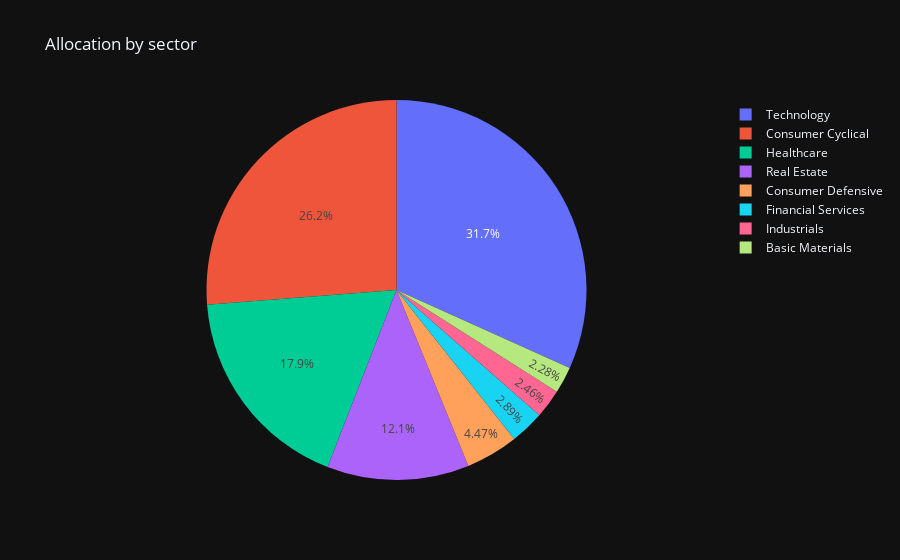

Here is the notebook cell this chart was saved with:
### Markdown cell above
## Allocation by sector

### Code cell
pieChart = px.pie(data[['sector', 'investment_value']], values='investment_value', names='sector', title='Allocation by sector')
pieChart.show()

### Figure 1 — Plotly figure (JSON) as saved in the notebook; plotly's stock layout.template omitted (floating-point values rounded to 4 significant figures)
{"data": [{"domain": {"x": [0, 1], "y": [0, 1]}, "hovertemplate": "sector=%{label}<br>investment_value=%{value}<extra></extra>", "labels": ["Healthcare", "Consumer Cyclical", "Technology", "Real Estate", "Consumer Cyclical", "Technology", "Technology", "Technology", "Healthcare", "Consumer Cyclical", "Consumer Defensive", "Financial Services", "Basic Materials", "Industrials"], "legendgroup": "", "name": "", "showlegend": true, "type": "pie", "values": [486.5, 501.5, 463.9, 469.4, 331.5, 300.9, 249.2, 218.5, 207.3, 185.8, 173.6, 112.3, 88.37, 95.58]}], "layout": {"legend": {"tracegroupgap": 0}, "title": {"text": "Allocation by sector"}}}
